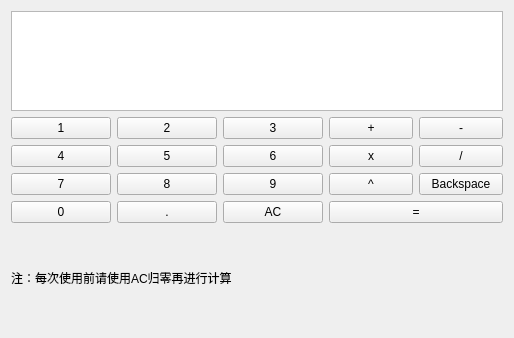
<?xml version="1.0" encoding="UTF-8"?>
<ui version="4.0">
 <class>calculator</class>
 <widget class="QWidget" name="calculator">
  <property name="geometry">
   <rect>
    <x>0</x>
    <y>0</y>
    <width>514</width>
    <height>338</height>
   </rect>
  </property>
  <property name="windowTitle">
   <string>calculator</string>
  </property>
  <layout class="QGridLayout" name="gridLayout">
   <item row="0" column="0">
    <layout class="QVBoxLayout" name="verticalLayout_3">
     <item>
      <widget class="QTextBrowser" name="textBrowser">
       <property name="maximumSize">
        <size>
         <width>16777215</width>
         <height>100</height>
        </size>
       </property>
      </widget>
     </item>
     <item>
      <layout class="QHBoxLayout" name="horizontalLayout_8">
       <item>
        <layout class="QVBoxLayout" name="verticalLayout">
         <item>
          <layout class="QHBoxLayout" name="horizontalLayout">
           <item>
            <widget class="QPushButton" name="pushButton">
             <property name="minimumSize">
              <size>
               <width>100</width>
               <height>0</height>
              </size>
             </property>
             <property name="text">
              <string>1</string>
             </property>
            </widget>
           </item>
           <item>
            <widget class="QPushButton" name="pushButton_2">
             <property name="minimumSize">
              <size>
               <width>100</width>
               <height>0</height>
              </size>
             </property>
             <property name="text">
              <string>2</string>
             </property>
            </widget>
           </item>
           <item>
            <widget class="QPushButton" name="pushButton_3">
             <property name="minimumSize">
              <size>
               <width>100</width>
               <height>0</height>
              </size>
             </property>
             <property name="text">
              <string>3</string>
             </property>
            </widget>
           </item>
          </layout>
         </item>
         <item>
          <layout class="QHBoxLayout" name="horizontalLayout_2">
           <item>
            <widget class="QPushButton" name="pushButton_4">
             <property name="minimumSize">
              <size>
               <width>100</width>
               <height>0</height>
              </size>
             </property>
             <property name="text">
              <string>4</string>
             </property>
            </widget>
           </item>
           <item>
            <widget class="QPushButton" name="pushButton_5">
             <property name="minimumSize">
              <size>
               <width>100</width>
               <height>0</height>
              </size>
             </property>
             <property name="text">
              <string>5</string>
             </property>
            </widget>
           </item>
           <item>
            <widget class="QPushButton" name="pushButton_6">
             <property name="minimumSize">
              <size>
               <width>100</width>
               <height>0</height>
              </size>
             </property>
             <property name="text">
              <string>6</string>
             </property>
            </widget>
           </item>
          </layout>
         </item>
         <item>
          <layout class="QHBoxLayout" name="horizontalLayout_3">
           <item>
            <widget class="QPushButton" name="pushButton_7">
             <property name="minimumSize">
              <size>
               <width>100</width>
               <height>0</height>
              </size>
             </property>
             <property name="text">
              <string>7</string>
             </property>
            </widget>
           </item>
           <item>
            <widget class="QPushButton" name="pushButton_8">
             <property name="minimumSize">
              <size>
               <width>100</width>
               <height>0</height>
              </size>
             </property>
             <property name="text">
              <string>8</string>
             </property>
            </widget>
           </item>
           <item>
            <widget class="QPushButton" name="pushButton_9">
             <property name="minimumSize">
              <size>
               <width>100</width>
               <height>0</height>
              </size>
             </property>
             <property name="text">
              <string>9</string>
             </property>
            </widget>
           </item>
          </layout>
         </item>
         <item>
          <layout class="QHBoxLayout" name="horizontalLayout_4">
           <item>
            <widget class="QPushButton" name="pushButton_10">
             <property name="minimumSize">
              <size>
               <width>100</width>
               <height>0</height>
              </size>
             </property>
             <property name="text">
              <string>0</string>
             </property>
            </widget>
           </item>
           <item>
            <widget class="QPushButton" name="pushButton_11">
             <property name="minimumSize">
              <size>
               <width>100</width>
               <height>0</height>
              </size>
             </property>
             <property name="text">
              <string>.</string>
             </property>
            </widget>
           </item>
           <item>
            <widget class="QPushButton" name="pushButton_18">
             <property name="minimumSize">
              <size>
               <width>100</width>
               <height>0</height>
              </size>
             </property>
             <property name="text">
              <string>AC</string>
             </property>
            </widget>
           </item>
          </layout>
         </item>
        </layout>
       </item>
       <item>
        <layout class="QVBoxLayout" name="verticalLayout_2">
         <item>
          <layout class="QHBoxLayout" name="horizontalLayout_5">
           <item>
            <widget class="QPushButton" name="pushButton_13">
             <property name="maximumSize">
              <size>
               <width>150</width>
               <height>16777215</height>
              </size>
             </property>
             <property name="text">
              <string>+</string>
             </property>
            </widget>
           </item>
           <item>
            <widget class="QPushButton" name="pushButton_14">
             <property name="maximumSize">
              <size>
               <width>150</width>
               <height>16777215</height>
              </size>
             </property>
             <property name="text">
              <string>-</string>
             </property>
            </widget>
           </item>
          </layout>
         </item>
         <item>
          <layout class="QHBoxLayout" name="horizontalLayout_6">
           <item>
            <widget class="QPushButton" name="pushButton_15">
             <property name="maximumSize">
              <size>
               <width>150</width>
               <height>16777215</height>
              </size>
             </property>
             <property name="text">
              <string>x</string>
             </property>
            </widget>
           </item>
           <item>
            <widget class="QPushButton" name="pushButton_16">
             <property name="maximumSize">
              <size>
               <width>150</width>
               <height>16777215</height>
              </size>
             </property>
             <property name="text">
              <string>/</string>
             </property>
            </widget>
           </item>
          </layout>
         </item>
         <item>
          <layout class="QHBoxLayout" name="horizontalLayout_7">
           <item>
            <widget class="QPushButton" name="pushButton_17">
             <property name="maximumSize">
              <size>
               <width>150</width>
               <height>16777215</height>
              </size>
             </property>
             <property name="text">
              <string>^</string>
             </property>
            </widget>
           </item>
           <item>
            <widget class="QPushButton" name="pushButton_19">
             <property name="text">
              <string>Backspace</string>
             </property>
            </widget>
           </item>
          </layout>
         </item>
         <item>
          <widget class="QPushButton" name="pushButton_12">
           <property name="text">
            <string>=</string>
           </property>
          </widget>
         </item>
        </layout>
       </item>
      </layout>
     </item>
    </layout>
   </item>
   <item row="1" column="0">
    <widget class="QLabel" name="label">
     <property name="text">
      <string>注：每次使用前请使用AC归零再进行计算</string>
     </property>
    </widget>
   </item>
  </layout>
 </widget>
 <resources/>
 <connections/>
</ui>
